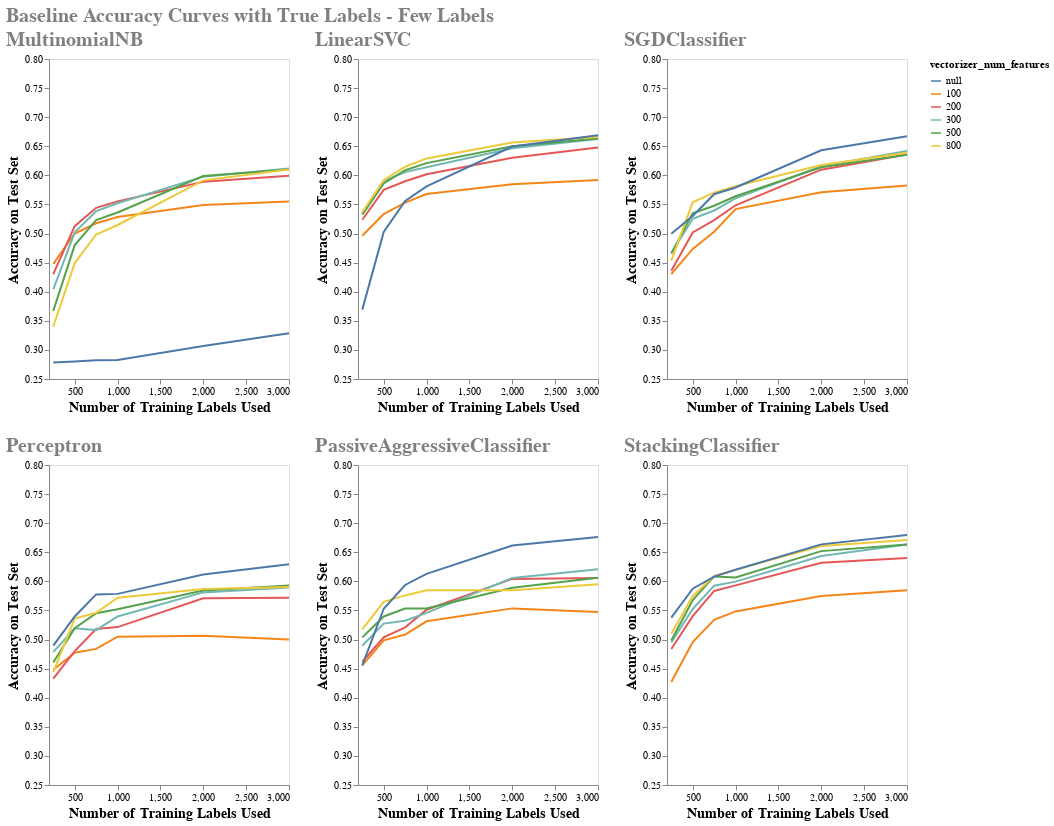

This figure's notebook cell:
### Markdown cell above
Zoom in to the early part of the chart and the first labels added.

### Code cell
upper_early_sample_limit = 3000
chrts_early = []
for model_type in model_dict.keys():
    chrts_early.append(chart_results_curve(df_results.loc[(df_results['model_type']==model_type) & 
                                                          (df_results['samples']<=upper_early_sample_limit)], model_type))
    

row1 = alt.hconcat(chrts_early[0] | chrts_early [1] | chrts_early [2] )
row2 = alt.hconcat(chrts_early[3] | chrts_early [4] | chrts_early [5] )

super_chrt_early = alt.vconcat(row1, row2).properties(
    title='Baseline Accuracy Curves with True Labels - Few Labels'
).configure_title(
    fontSize=20,
    anchor='start',
    color='gray'
)
super_chrt_early.save('super_chrt_early_harder_target.html')
super_chrt_early
